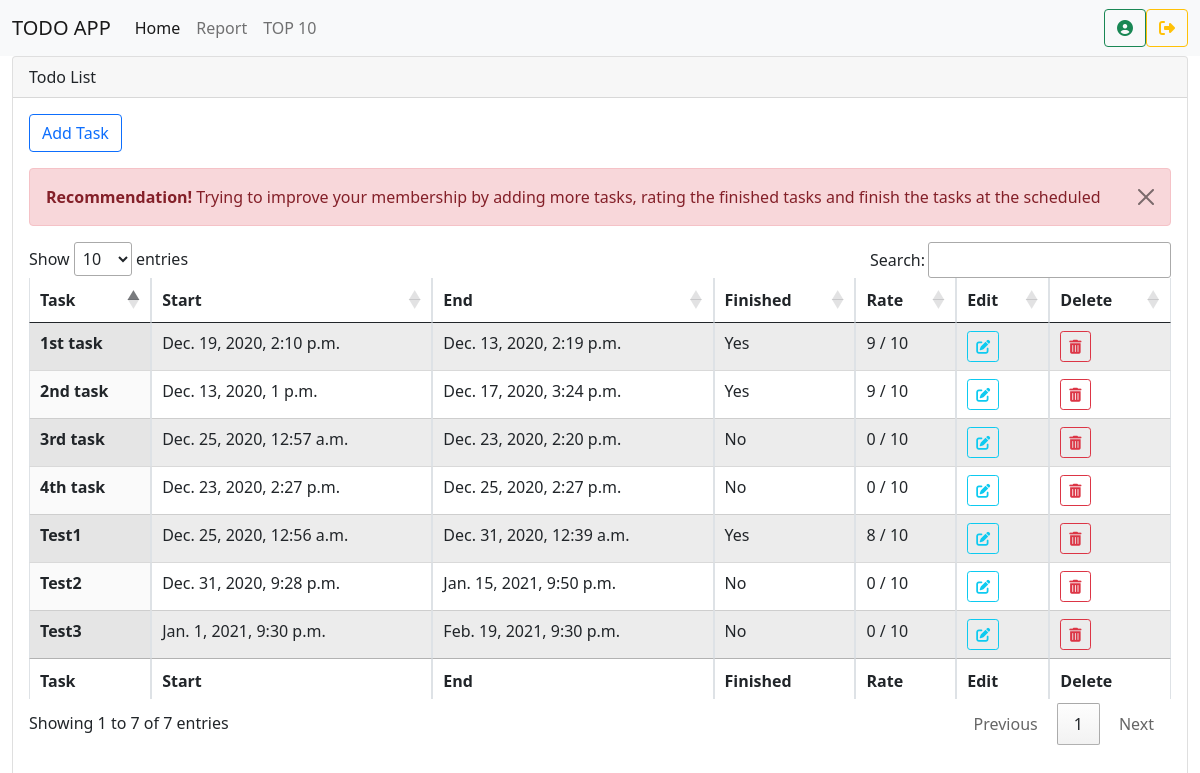
The app's page / (signed in) with its own data.
### todo/models.py (models this page shows, shortened)
class Todo(models.Model):
    user = models.ForeignKey(User , on_delete=models.CASCADE, null=True, blank=True)
    task = models.CharField(max_length=100, null=True, blank=True)
    start_date = models.DateTimeField(auto_now=False, auto_now_add=False,null=True, blank=True)
    end_date = models.DateTimeField(auto_now=False, auto_now_add=False,null=True, blank=True)
    is_finished = models.CharField(default='No',max_length=3,choices=is_finished, null=True, blank=True)
    rate = models.IntegerField(default=0,choices=rating, null=True, blank=True)
    updated_at = models.DateTimeField(auto_now=True,null=True, blank=True)
    created_at = models.DateTimeField(auto_now_add=True,null=True, blank=True)
    class Meta:
        verbose_name_plural = "Todo"

### todo/decorators.py (the view)
    def wrapper_func(request, *args, **kwargs):
        if request.user.is_authenticated:
            return view_func(request, *args, **kwargs)
        else:
            return redirect('/login/')

### todo/templates/todo_list.html (shortened to what this page needs)
<!doctype html>
<html lang="en">
  <head>
    <link href="https://cdn.jsdelivr.net/npm/bootstrap@5.0.0-beta1/dist/css/bootstrap.min.css" rel="stylesheet">
    <link rel="stylesheet" href="https://cdnjs.cloudflare.com/ajax/libs/bootstrap-datepicker/1.9.0/css/bootstrap-datepicker.min.css" />
    <link rel="stylesheet" href="https://cdnjs.cloudflare.com/ajax/libs/jquery-datetimepicker/2.5.20/jquery.datetimepicker.min.css" />
    <link rel="stylesheet" type="text/css" href="https://cdn.datatables.net/1.10.22/css/jquery.dataTables.css">
  </head>
  <body>
    <nav class="navbar navbar-expand-lg navbar-light bg-light">
      <div class="container-fluid">
        <a class="navbar-brand" href="#">TODO APP</a>
        <div class="collapse navbar-collapse" id="navbarTogglerDemo02">
          <ul class="navbar-nav me-auto mb-2 mb-lg-0">
            <li class="nav-item">
              <a class="nav-link active" aria-current="page" href="{% url 'todo:task-list' %}">Home</a>
            </li>
            <li class="nav-item">
              <a class="nav-link" href="{% url 'todo:rep' %}">Report</a>
            </li>
            <li class="nav-item">
              <a class="nav-link" href="{% url 'todo:topusers' %}">TOP 10</a>
            </li>
          </ul>
          <form class="d-flex">
            <a href="{% url 'todo:profile' %}" class="btn btn-outline-success" type="submit"><i class="fas fa-user-circle"></i></a>
            <a href="{% url 'todo:logout' %}" class="btn btn-outline-warning" type="submit"><i class="fas fa-sign-out-alt"></i></a>
          </form>
        </div>
      </div>
    </nav>
        <div class="container-fluid">
            <div class="card">
                <div class="card-header">
                  Todo List
                </div>
                <div class="card-body">
                  <h5 class="card-title">
                    <button class="btn btn-outline-primary show-form" id="show-form" data-url="{% url 'todo:add-task' %}">
                      Add Task
                      </button>
                  </h5>
                  <p class="card-text">
                    {% if membership == 'Normal' or membership == 'Bronze' or membership == 'Silver' %}
                    <div class="alert alert-danger alert-dismissible fade show" role="alert">
                      <strong>Recommendation!</strong> Trying to improve your membership by adding more tasks, rating the finished tasks and finish the tasks at the scheduled
                      <button type="button" class="btn-close" data-bs-dismiss="alert" aria-label="Close"></button>
                    </div>
                    {% endif %}
                    <table class="table table-striped table-hover table-bordered display" id="dataTableTodo" style="width:100%">
                        <thead>
                          <tr>
                            <th scope="col">Task</th>
                            <th scope="col">Start</th>
                            <th scope="col">End</th>
                            <th scope="col">Finished</th>
                            <th scope="col">Rate</th>
                            <th scope="col">Edit</th>
                            <th scope="col">Delete</th>
                          </tr>
                        </thead>
                        <tbody>
                          {% include 'todo_list2.html' %}
                        </tbody>
                        <tfoot>
                          <tr>
                            <th scope="col">Task</th>
                            <th scope="col">Start</th>
                            <th scope="col">End</th>
                            <th scope="col">Finished</th>
                            <th scope="col">Rate</th>
                            <th scope="col">Edit</th>
                            <th scope="col">Delete</th>
                        </tr>
                      </tfoot>
                      </table>
                  </p>
                </div>
              </div>
        </div>
  </body>
</html>

### todo/templates/todo_list2.html (shortened to what this page needs)
<!doctype html>
{% for todo in get_todo %}
<tr>
  <th scope="row">{{todo.task}}</th>
  <td>{{todo.start_date}}</td>
  <td>{{todo.end_date}}</td>
  <td>{{todo.is_finished}}</td>
  <td>{{todo.rate}} / 10</td>
  <td>
    <button class="btn btn-sm btn-outline-info show-form-update" data-url="{% url 'todo:edit-task' todo.id %}">
        <i class="fas fa-edit" aria-hidden="true"></i>
        </button>
</td>
<td>
  <button class="btn btn-sm btn-outline-danger show-form-update" data-url="{% url 'todo:delete-task' todo.id %}">
    <i class="fas fa-trash-alt"></i>
      </button>
</td>
</tr>
{%endfor%}

### records on screen
Todo: task "1st task", start_date "Dec. 19, 2020, 2:10 p.m.", end_date "Dec. 13, 2020, 2:19 p.m.", is_finished "Yes", rate "9"
Todo: task "2nd task", start_date "Dec. 13, 2020, 1 p.m.", end_date "Dec. 17, 2020, 3:24 p.m.", is_finished "Yes", rate "9"
Todo: task "3rd task", start_date "Dec. 25, 2020, 12:57 a.m.", end_date "Dec. 23, 2020, 2:20 p.m.", is_finished "No", rate "0"
Todo: task "4th task", start_date "Dec. 23, 2020, 2:27 p.m.", end_date "Dec. 25, 2020, 2:27 p.m.", is_finished "No", rate "0"
Todo: task "Test1", start_date "Dec. 25, 2020, 12:56 a.m.", end_date "Dec. 31, 2020, 12:39 a.m.", is_finished "Yes", rate "8"
Todo: task "Test2", start_date "Dec. 31, 2020, 9:28 p.m.", end_date "Jan. 15, 2021, 9:50 p.m.", is_finished "No", rate "0"
Todo: task "Test3", start_date "Jan. 1, 2021, 9:30 p.m.", end_date "Feb. 19, 2021, 9:30 p.m.", is_finished "No", rate "0"
